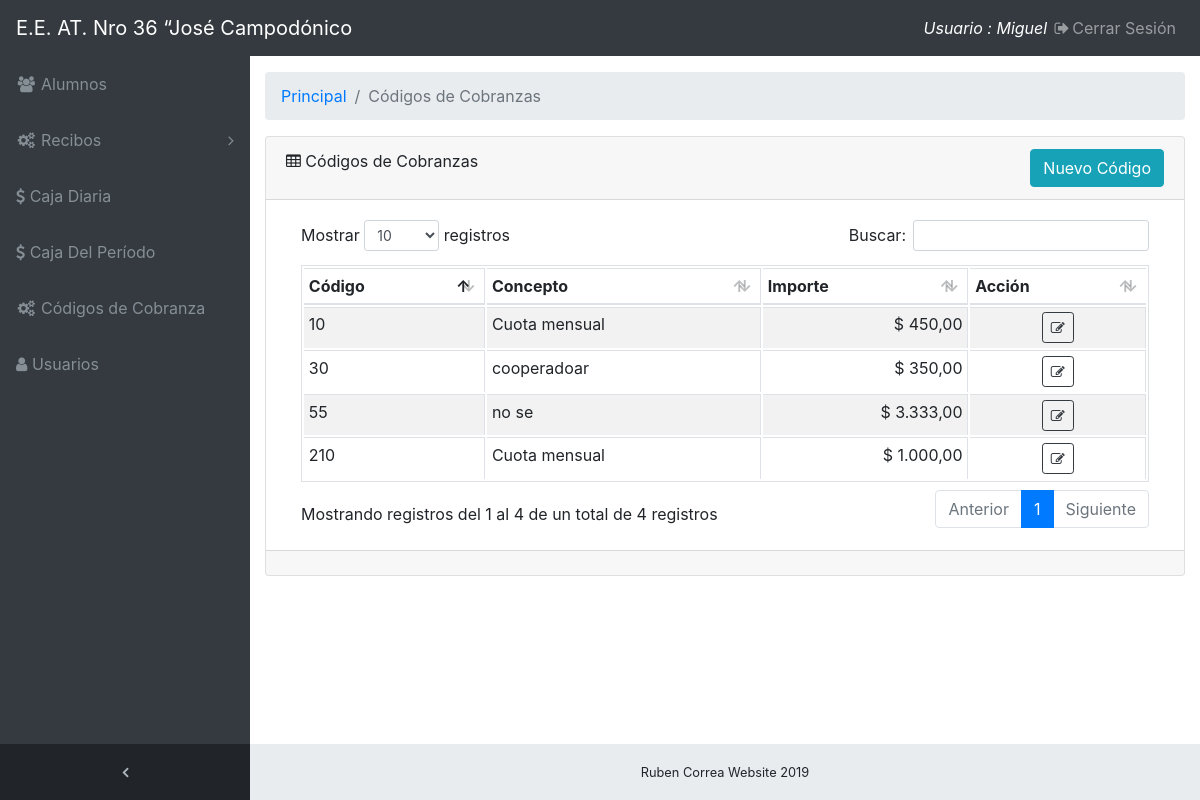
/codigos.php (signed in), run on the app's committed database.
### tables this page shows
CREATE TABLE `codigos` (
  `id_codigo` int(11) NOT NULL,
  `descripcion` varchar(100) NOT NULL,
  `cod_precio` double(10,2) NOT NULL
);

### codigos.php (the view, shortened to what this page needs)
<!DOCTYPE html>
<html lang="es">
<head>
  <?php include('include/header.php') ?>
</head>
<body class="fixed-nav sticky-footer bg-dark" id="page-top">
    <?php include('include/menu.php') ?>
  <div class="content-wrapper">
    <div class="container-fluid">
      <ol class="breadcrumb">
        <li class="breadcrumb-item">
          <a href="alumnos.php">Principal</a>
        </li>
        <li class="breadcrumb-item active">Códigos de Cobranzas</li>
      </ol>
      <div class="row">
        <div class="col-12">
      <div class="card mb-3">
        <div class="card-header">
          <div class="btn-group pull-right">
            <div>
              <button type="button" class="btn btn-info " data-toggle="modal" data-target="#Modal-alta-codigo" >
                <span class="glyphicon glyphicon-plus"></span> Nuevo Código
              </button>
            </div>
          </div>
          <i class="fa fa-table"></i> Códigos de Cobranzas
        </div>
        <div class="card-body">
          <div class="table-responsive">
            <table class="table table-striped table-bordered table-hover table-sm" id="dataTablecodigo" name="dataTablecodigo" width="100%" cellpadding="0" >
              <thead>
                <tr>
                  <th>Código</th>
                  <th>Concepto</th>
                  <th>Importe</th>
                  <th>Acción</th>
                </tr>
              </thead>
              <tbody>
                <?php
                  require_once("conexion.php");
                  $sql_cli="SELECT `id_codigo`, `descripcion`, `cod_precio` FROM `codigos`";
                  $res_cli=mysqli_query($link,$sql_cli);
                  while ($reg_cli=mysqli_fetch_array($res_cli))
                                {
                ?>
                  <tr class="odd gradeX">
                      <td><?php echo $reg_cli["id_codigo"];?></td>
                      <td><?php echo $reg_cli["descripcion"];?></td>
                      <td style="text-align: right;">
                        <?php echo "$ ".number_format($reg_cli["cod_precio"], 2, ',', '.'); ?>
                      </td>
                      <td style="text-align: center;">
                        <button type="button" class="btn btn-outline-dark btn-sm " data-toggle="modal" data-target="#Modal-modif-codigo" onclick="obtener_datos(<?php echo $reg_cli['id_codigo'];?>)">
                          <i class="fa fa-pencil-square-o" aria-hidden="true"></i></button>
                      </td>
                  </tr>
                <?php
                                }
                ?>
              </tbody>
            </table>
          </div>
        </div>
        <div class="card-footer small text-muted"></div>
      </div>
        </div>
      </div>
    </div>
    <footer class="sticky-footer">
      <div class="container">
        <div class="text-center">
          <small>Ruben Correa Website 2019</small>
        </div>
      </div>
    </footer>
  </div>
</body>
</html>

### css/sb-admin.css (style rules this page uses)
html { position: relative; min-height: 100%; }
body { overflow-x: hidden; }
body.sticky-footer { margin-bottom: 56px; }
body.sticky-footer .content-wrapper { min-height: calc(100vh - 56px - 56px); }
body.fixed-nav { padding-top: 56px; }
.content-wrapper { min-height: calc(100vh - 56px); padding-top: 1rem; }
.content-wrapper { overflow-x: hidden; background: white; }
@media (min-width: 992px) { .content-wrapper { margin-left: 250px; } }
footer.sticky-footer { position: absolute; right: 0; bottom: 0; width: 100%; height: 56px; background-color: #e9ecef; line-height: 55px; }
@media (min-width: 992px) { footer.sticky-footer { width: calc(100% - 250px); } }

### data on the page
codigos: id_codigo "10", descripcion "Cuota mensual", cod_precio "450,00"
codigos: id_codigo "30", descripcion "cooperadoar", cod_precio "350,00"
codigos: id_codigo "55", descripcion "no se", cod_precio "3.333,00"
codigos: id_codigo "210", descripcion "Cuota mensual", cod_precio "1.000,00"

### other printed values
$_SESSION ['nombre'] "Miguel"
